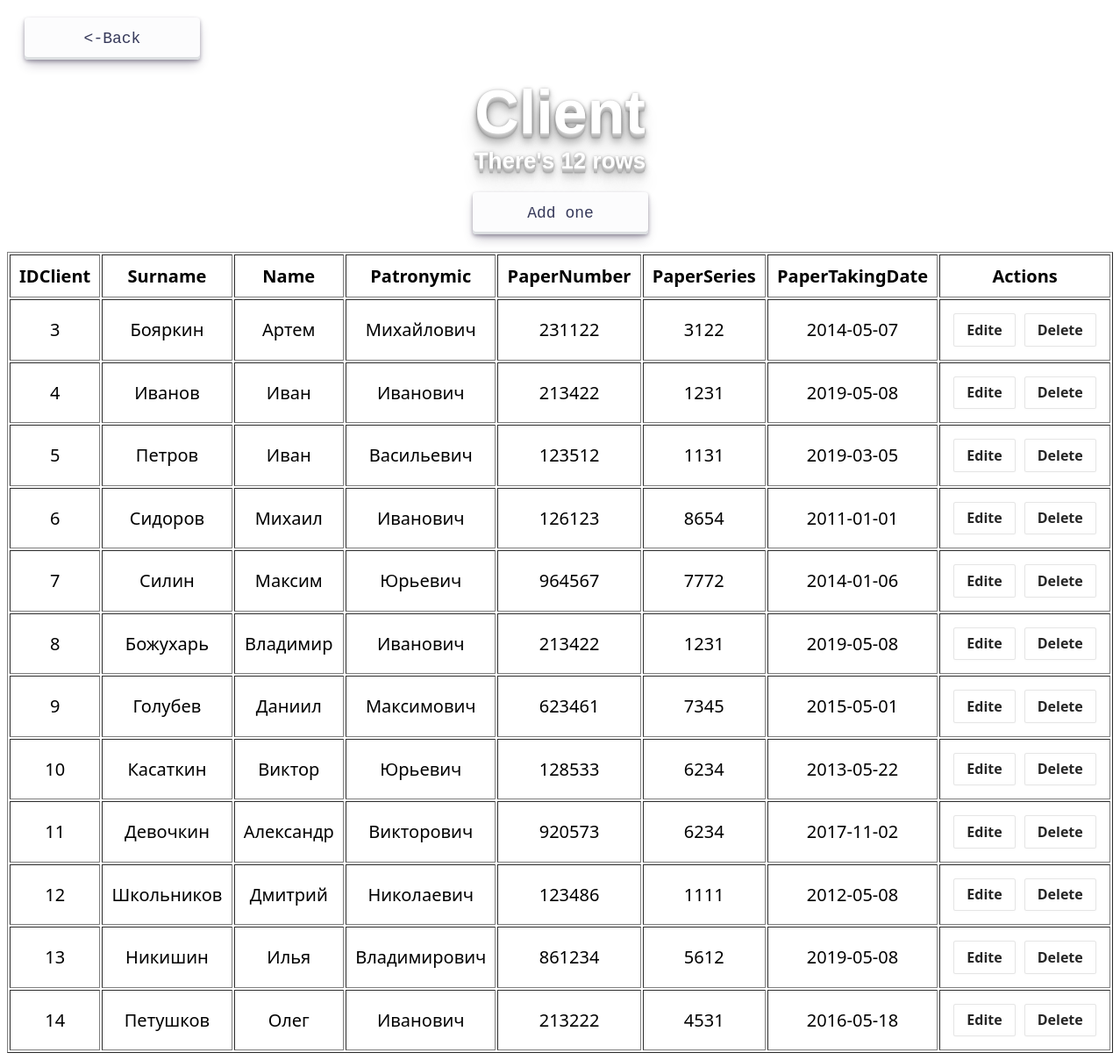
Page /Client.php on the committed database.
### tables this page shows
CREATE TABLE `Client` (
  `IDClient` int NOT NULL,
  `Surname` varchar(20) NOT NULL,
  `Name` varchar(20) NOT NULL,
  `Patronymic` varchar(20) NOT NULL,
  `NumberOfPaper` varchar(6) NOT NULL,
  `PaperSeries` varchar(4) NOT NULL,
  `PaperTakingDate` date NOT NULL
);

### src/Client.php (the view, shortened to what this page needs)
<?php
include 'fnc.php';
?>
<html>
    <head>
        <link href="styles.css" rel="stylesheet" type="text/css">
    </head>
    <header>
        <div style = "text-align: left; margin: 20px">
                            <form action="index.php">
                                <button class="button-30" role="button">
                                    <-Back
                                </button>
                            </form>
                        </div>
        <div class="hit-the-floor">
            Client
        </div>
        <div class="hit-the-floor" style = "font-size: 26px; margin-bottom: 20px">
            There's <?php echo mysqli_fetch_row(mysqli_query($db, "SELECT COUNT(*) FROM Client"))[0]?> rows
        </div>
        <div style = "text-align: center; margin-bottom: 20px">
            <form action="Client-create.php">
                <button class="button-30" role="button">
                    Add one
                </button>
            </form>
        </div>
    </header>
    <body>
        <table align="center" border="1px" cellpadding= "10px" style = "font-size: 20px">
            <tr>
                <th>
                    IDClient
                </th>
                <th>
                    Surname
                </th>
                <th>
                    Name
                </th>
                <th>
                    Patronymic
                </th>
                <th>
                    PaperNumber
                </th>
                <th>
                    PaperSeries
                </th>
                <th>
                    PaperTakingDate
                </th>
                <th>
                    Actions
                </th>
            </tr>
                <?php
                    $stmt = "SELECT * FROM Client";
                    $result = mysqli_query($db, $stmt);
                    foreach($result as $row){
                ?>
                   <tr>
                        <?php
                        foreach($row as $subrow){
                            ?>
                                <td align="center">
                                    <?php
                                    echo $subrow;
                                    ?>
                                </td>
                            <?php
                        }
                        ?>
                            <td align="center">
                                <div style = "display: flex; justify-content: center; align-items: center;">
                                <form action="Client-edite.php" method="POST" style = "margin-bottom:0px; margin:5px">
                                    <button class="button-6" role="button" name="edite" value="<?php echo $row['IDClient']?>">
                                        Edite
                                    </button>
                                </form>
                                <form action = "Client-delete.php" method = "POST" style = "margin-bottom:0px; margin:5px">
                                    <button class="button-6" role="button" name="delete" value="<?php echo $row['IDClient']?>">
                                        Delete
                                    </button>
                                </form>
                                </div>
                            </td>
                    </tr>
                <?php
                    }
                ?>
        </table>
    </body>
</html>

### rows in the picture
client: IDClient "3", Surname "Бояркин", Name "Артем", Patronymic "Михайлович", NumberOfPaper "231122", PaperSeries "3122", PaperTakingDate "2014-05-07"
client: IDClient "4", Surname "Иванов", Name "Иван", Patronymic "Иванович", NumberOfPaper "213422", PaperSeries "1231", PaperTakingDate "2019-05-08"
client: IDClient "5", Surname "Петров", Name "Иван", Patronymic "Васильевич", NumberOfPaper "123512", PaperSeries "1131", PaperTakingDate "2019-03-05"
client: IDClient "6", Surname "Сидоров", Name "Михаил", Patronymic "Иванович", NumberOfPaper "126123", PaperSeries "8654", PaperTakingDate "2011-01-01"
client: IDClient "7", Surname "Силин", Name "Максим", Patronymic "Юрьевич", NumberOfPaper "964567", PaperSeries "7772", PaperTakingDate "2014-01-06"
client: IDClient "8", Surname "Божухарь", Name "Владимир", Patronymic "Иванович", NumberOfPaper "213422", PaperSeries "1231", PaperTakingDate "2019-05-08"
client: IDClient "9", Surname "Голубев", Name "Даниил", Patronymic "Максимович", NumberOfPaper "623461", PaperSeries "7345", PaperTakingDate "2015-05-01"
client: IDClient "10", Surname "Касаткин", Name "Виктор", Patronymic "Юрьевич", NumberOfPaper "128533", PaperSeries "6234", PaperTakingDate "2013-05-22"
client: IDClient "11", Surname "Девочкин", Name "Александр", Patronymic "Викторович", NumberOfPaper "920573", PaperSeries "6234", PaperTakingDate "2017-11-02"
client: IDClient "12", Surname "Школьников", Name "Дмитрий", Patronymic "Николаевич", NumberOfPaper "123486", PaperSeries "1111", PaperTakingDate "2012-05-08"
client: IDClient "13", Surname "Никишин", Name "Илья", Patronymic "Владимирович", NumberOfPaper "861234", PaperSeries "5612", PaperTakingDate "2019-05-08"
client: IDClient "14", Surname "Петушков", Name "Олег", Patronymic "Иванович", NumberOfPaper "213222", PaperSeries "4531", PaperTakingDate "2016-05-18"

### other values in the picture
mysqli_fetch_row(mysqli_query($db, "SELECT COUNT(*) FROM Client"))[0] "12"
